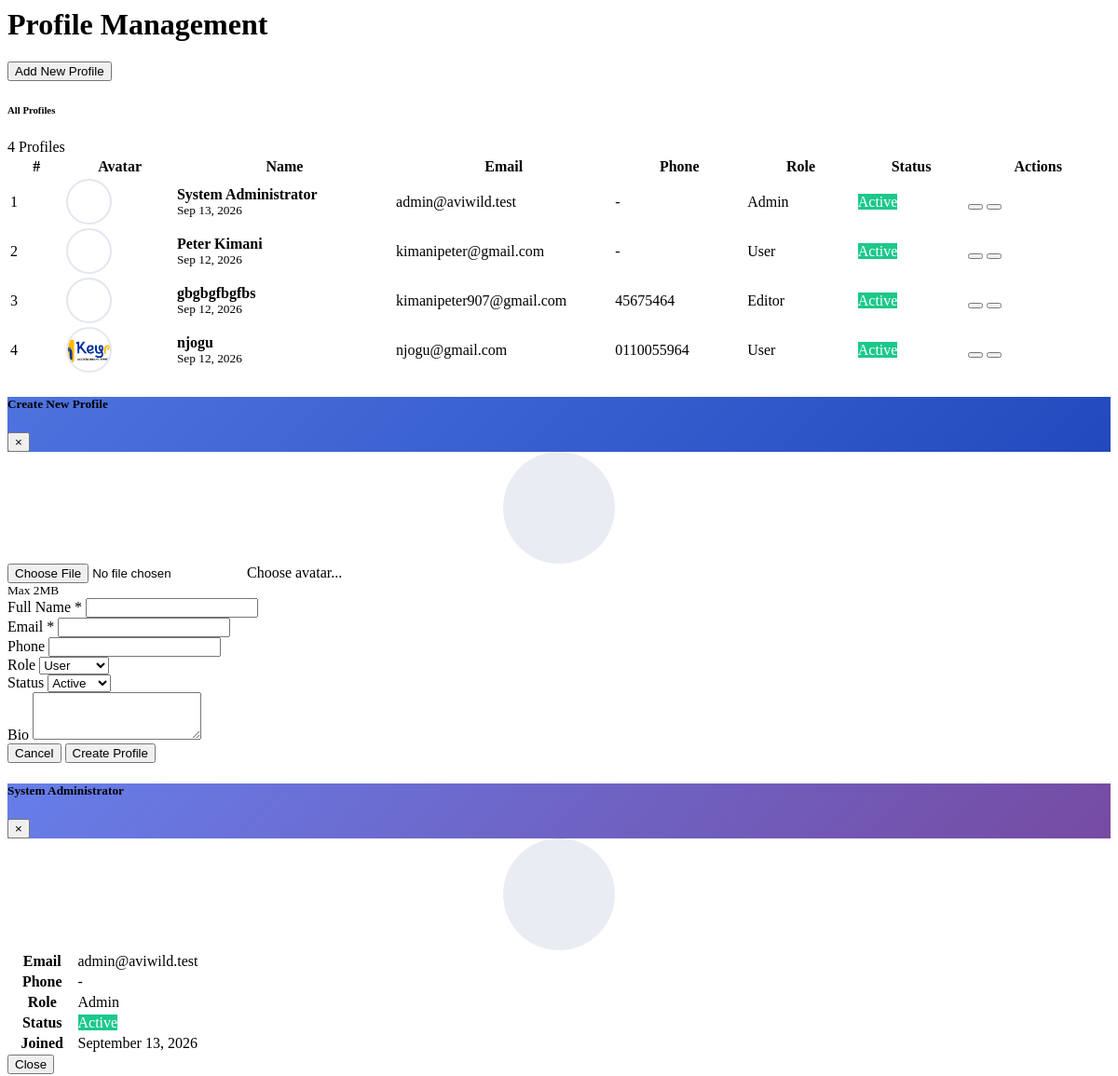
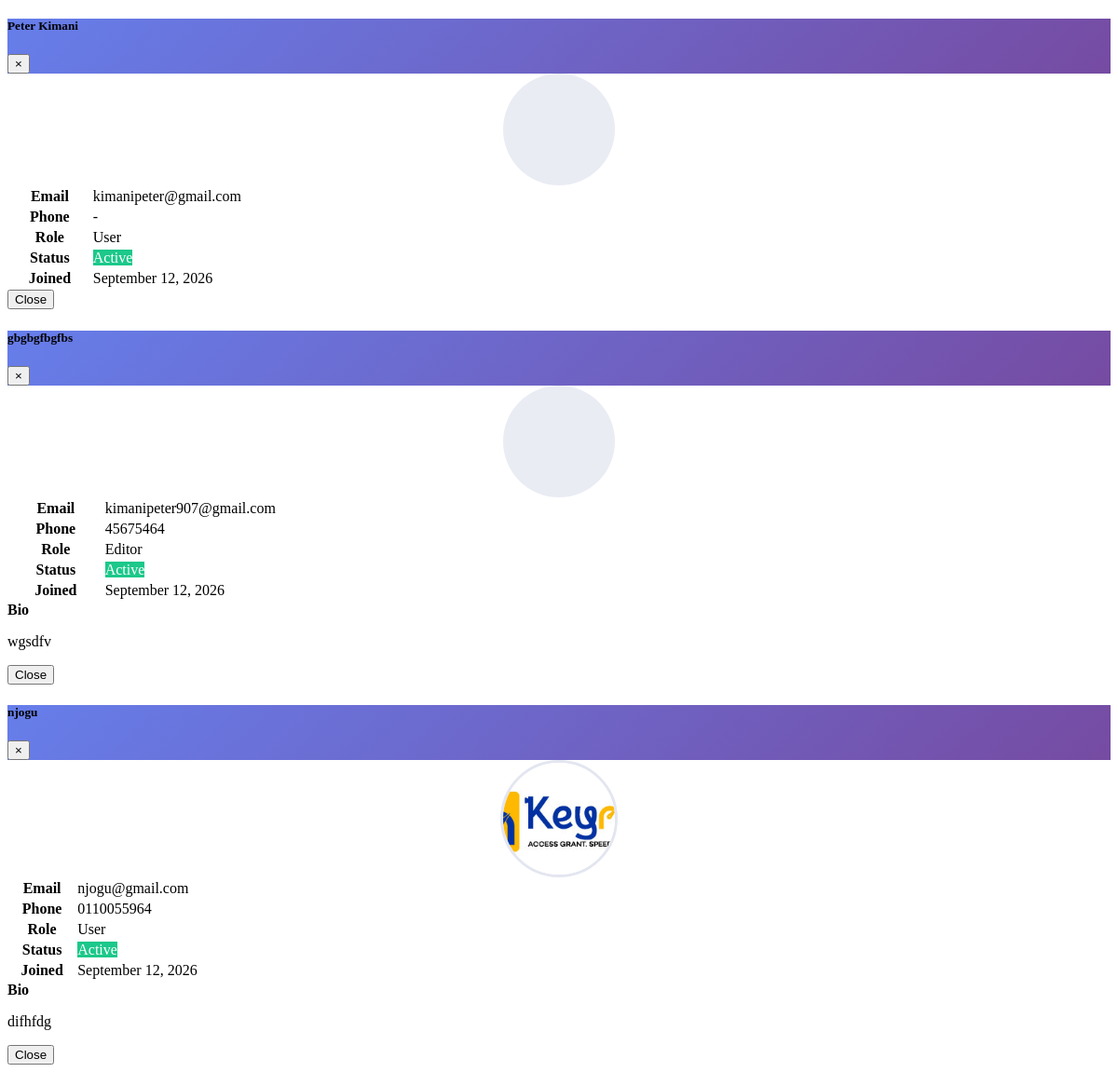
The app's page /profile.php with its own data (2 pictures, top to bottom).
### tables this page shows
CREATE TABLE `profiles` (
  `id` int(11) NOT NULL,
  `full_name` varchar(100) NOT NULL,
  `email` varchar(150) NOT NULL,
  `password` varchar(255) DEFAULT NULL,
  `phone` varchar(30) DEFAULT NULL,
  `bio` text DEFAULT NULL,
  `avatar` varchar(255) DEFAULT NULL,
  `role` varchar(50) DEFAULT 'user',
  `status` enum('active','inactive') DEFAULT 'active',
  `created_at` timestamp NOT NULL DEFAULT current_timestamp(),
  `updated_at` timestamp NOT NULL DEFAULT current_timestamp() ON UPDATE current_timestamp(),
  `last_login` timestamp NULL DEFAULT NULL
);

### profile.php (the view, shortened to what this page needs)
<?php
include 'config.php';
$edit_profile = null;
$result      = mysqli_query($conn, "SELECT * FROM profiles ORDER BY created_at DESC");
$total_profiles = $result ? mysqli_num_rows($result) : 0;
?>
<div id="content-wrapper" class="d-flex flex-column">
    <div id="content">
        <div class="container-fluid">
            <div class="d-sm-flex align-items-center justify-content-between mb-4">
                <h1 class="h3 mb-0 text-gray-800">Profile Management</h1>
                <div>
                    <?php if ($edit_profile): ?>
                        <span class="edit-mode-badge mr-2">
                            <i class="fas fa-edit"></i> Editing: <?php echo htmlspecialchars($edit_profile['full_name']); ?>
                        </span>
                        <a href="?section=profile" class="btn btn-sm btn-secondary shadow-sm">
                            <i class="fas fa-times"></i> Cancel Edit
                        </a>
                    <?php else: ?>
                        <button class="btn btn-sm btn-primary shadow-sm"
                                data-toggle="modal" data-target="#createProfileModal">
                            <i class="fas fa-plus fa-sm text-white-50"></i> Add New Profile
                        </button>
                    <?php endif; ?>
                </div>
            </div>
            <div class="card shadow mb-4">
                <div class="card-header py-3 d-flex justify-content-between align-items-center">
                    <h6 class="m-0 font-weight-bold text-primary">All Profiles</h6>
                    <span class="badge badge-primary"><?php echo $total_profiles; ?> Profiles</span>
                </div>
                <div class="card-body">
                    <div class="table-responsive">
                        <table class="table table-bordered table-hover" id="dataTable" width="100%">
                            <thead class="thead-light">
                                <tr>
                                    <th width="5%">#</th>
                                    <th width="10%">Avatar</th>
                                    <th width="20%">Name</th>
                                    <th width="20%">Email</th>
                                    <th width="12%">Phone</th>
                                    <th width="10%">Role</th>
                                    <th width="10%">Status</th>
                                    <th width="13%">Actions</th>
                                </tr>
                            </thead>
                            <tbody>
                                <?php if ($total_profiles > 0): ?>
                                    <?php $i = 1; while ($p = mysqli_fetch_assoc($result)): ?>
                                        <tr>
                                            <td><?php echo $i++; ?></td>
                                            <td>
                                                <?php if ($p['avatar'] && file_exists('uploads/avatars/' . $p['avatar'])): ?>
                                                    <img src="uploads/avatars/<?php echo htmlspecialchars($p['avatar']); ?>"
                                                         class="avatar-thumb">
                                                <?php else: ?>
                                                    <div class="avatar-thumb d-flex align-items-center justify-content-center bg-light">
                                                    </div>
                                                <?php endif; ?>
                                            </td>
                                            <td>
                                                <strong><?php echo htmlspecialchars($p['full_name']); ?></strong><br>
                                                <small class="text-muted">
                                                    <?php echo date('M d, Y', strtotime($p['created_at'])); ?>
                                                </small>
                                            </td>
                                            <td><i class="fas fa-envelope text-primary"></i> <?php echo htmlspecialchars($p['email']); ?></td>
                                            <td><?php echo $p['phone'] ? htmlspecialchars($p['phone']) : '<span class="text-muted">-</span>'; ?></td>
                                            <td><span class="badge badge-info"><?php echo ucfirst(htmlspecialchars($p['role'])); ?></span></td>
                                            <td>
                                                <span class="badge profile-badge-<?php echo $p['status']; ?>">
                                                    <?php echo ucfirst($p['status']); ?>
                                                </span>
                                            </td>
                                            <td>
                                                <button type="button" class="btn btn-sm btn-info" title="View"
                                                        data-toggle="modal" data-target="#viewProfileModal<?php echo $p['id']; ?>">
                                                </button>
                                                    <form method="POST" action="?section=profile" style="display:inline"
                                                    onsubmit="return confirmDelete(event, '<?php echo htmlspecialchars(addslashes($p['full_name'])); ?>')">
                                                    <button type="submit" class="btn btn-sm btn-danger" title="Delete">
                                                    </button>
                                                </form>
                                            </td>
                                        </tr>
                                    <?php endwhile; ?>
                                <?php endif; ?>
                            </tbody>
                        </table>
                    </div>
                </div>
            </div>
        </div>
    </div>
</div>
<div class="modal fade" id="createProfileModal" tabindex="-1">
    <div class="modal-dialog modal-lg">
        <div class="modal-content">
            <div class="modal-header" style="background: linear-gradient(135deg,#4e73df,#224abe);">
                <h5 class="modal-title text-white"><i class="fas fa-user-plus"></i> Create New Profile</h5>
                <button type="button" class="close text-white" data-dismiss="modal">&times;</button>
            </div>
            <form action="?section=profile" method="POST" enctype="multipart/form-data" id="createProfileForm">
                <div class="modal-body">
                    <div class="row">
                        <div class="col-lg-4 text-center">
                            <div class="avatar-placeholder mb-3" id="createAvatarPreview">
                            </div>
                            <div class="custom-file">
                                <input type="file" name="avatar" class="custom-file-input"
                                       id="createAvatarInput" accept="image/*">
                                <label class="custom-file-label" for="createAvatarInput">
                                    <i class="fas fa-cloud-upload-alt"></i> Choose avatar...
                                </label>
                            </div>
                            <small class="text-muted d-block mt-2">Max 2MB</small>
                        </div>
                        <div class="col-lg-8">
                            <div class="row">
                                <div class="col-md-6">
                                    <div class="form-group">
                                        <label>Full Name <span class="text-danger">*</span></label>
                                        <input type="text" name="full_name" class="form-control" required>
                                    </div>
                                </div>
                                <div class="col-md-6">
                                    <div class="form-group">
                                        <label>Email <span class="text-danger">*</span></label>
                                        <input type="email" name="email" class="form-control" required>
                                    </div>
                                </div>
                                <div class="col-md-6">
                                    <div class="form-group">
                                        <label>Phone</label>
                                        <input type="text" name="phone" class="form-control">
                                    </div>
                                </div>
                                <div class="col-md-3">
                                    <div class="form-group">
                                        <label>Role</label>
                                        <select name="role" class="form-control">
                                            <option value="user">User</option>
                                        </select>
                                    </div>
                                </div>
                                <div class="col-md-3">
                                    <div class="form-group">
                                        <label>Status</label>
                                        <select name="status" class="form-control">
                                            <option value="active">Active</option>
                                        </select>
                                    </div>
                                </div>
                                <div class="col-12">
                                    <div class="form-group">
                                        <label>Bio</label>
                                        <textarea name="bio" rows="3" class="form-control"></textarea>
                                    </div>
                                </div>
                            </div>
                        </div>
                    </div>
                </div>
                <div class="modal-footer">
                    <button type="button" class="btn btn-secondary" data-dismiss="modal">Cancel</button>
                    <button type="submit" name="create_profile" class="btn btn-primary">
                        <i class="fas fa-save"></i> Create Profile
                    </button>
                </div>
            </form>
        </div>
    </div>
</div>
<?php
if ($result && $total_profiles > 0) {
    mysqli_data_seek($result, 0);
    while ($p = mysqli_fetch_assoc($result)):
?>
<div class="modal fade" id="viewProfileModal<?php echo $p['id']; ?>" tabindex="-1">
    <div class="modal-dialog modal-lg">
        <div class="modal-content">
            <div class="modal-header" style="background: linear-gradient(135deg,#667eea,#764ba2);">
                <h5 class="modal-title text-white"><?php echo htmlspecialchars($p['full_name']); ?></h5>
                <button type="button" class="close text-white" data-dismiss="modal">&times;</button>
            </div>
            <div class="modal-body">
                <div class="row">
                    <div class="col-md-4 text-center mb-3">
                        <?php if ($p['avatar'] && file_exists('uploads/avatars/' . $p['avatar'])): ?>
                            <img src="uploads/avatars/<?php echo htmlspecialchars($p['avatar']); ?>"
                                 class="avatar-preview">
                        <?php else: ?>
                            <div class="avatar-placeholder"><i class="fas fa-user"></i></div>
                        <?php endif; ?>
                    </div>
                    <div class="col-md-8">
                        <table class="table table-sm">
                            <tr><th width="35%">Email</th><td><?php echo htmlspecialchars($p['email']); ?></td></tr>
                            <tr><th>Phone</th><td><?php echo $p['phone'] ? htmlspecialchars($p['phone']) : '-'; ?></td></tr>
                            <tr><th>Role</th><td><span class="badge badge-info"><?php echo ucfirst($p['role']); ?></span></td></tr>
                            <tr><th>Status</th><td><span class="badge profile-badge-<?php echo $p['status']; ?>"><?php echo ucfirst($p['status']); ?></span></td></tr>
                            <tr><th>Joined</th><td><?php echo date('F d, Y', strtotime($p['created_at'])); ?></td></tr>
                        </table>
                        <?php if ($p['bio']): ?>
                            <strong><i class="fas fa-quote-left"></i> Bio</strong>
                            <p class="mt-2"><?php echo nl2br(htmlspecialchars($p['bio'])); ?></p>
                        <?php endif; ?>
                    </div>
                </div>
            </div>
            <div class="modal-footer">
                <button type="button" class="btn btn-secondary" data-dismiss="modal">Close</button>
            </div>
        </div>
    </div>
</div>
<?php endwhile; } ?>

### profile.php (style rules this page uses)
.avatar-thumb { width: 45px; height: 45px; object-fit: cover; border-radius: 50%; border: 2px solid #e3e6f0; }
.avatar-preview { width: 120px; height: 120px; object-fit: cover; border-radius: 50%; border: 3px solid #e3e6f0; display: block; margin: 0 auto; }
.avatar-placeholder { width: 120px; height: 120px; border-radius: 50%; background: #eaecf4; display: flex; align-items: center; justify-content: center; margin: 0 auto; color: #858796; font-size: 40px; }
.profile-badge-active { background: #1cc88a; color: #fff; }

### records on screen
profiles: full_name "System Administrator", created_at "Sep 13, 2026", email "admin@aviwild.test", role "Admin", status "Active", created_at "September 13, 2026"
profiles: full_name "Peter Kimani", created_at "Sep 12, 2026", email "kimanipeter@gmail.com", role "User", status "Active", created_at "September 12, 2026"
profiles: full_name "gbgbgfbgfbs", created_at "Sep 12, 2026", email "kimanipeter907@gmail.com", phone "45675464", role "Editor", status "Active", created_at "September 12, 2026", bio "wgsdfv"
profiles: avatar (picture), full_name "njogu", created_at "Sep 12, 2026", email "njogu@gmail.com", phone "0110055964", role "User", status "Active", created_at "September 12, 2026", bio "difhfdg"

### other values on screen
$total_profiles "4"
